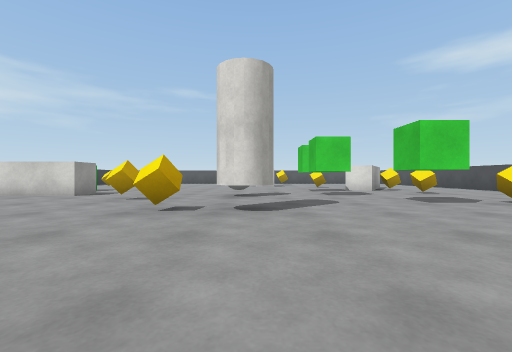
View 1 (above)

16 first-person views from a walk through a 3-D level made in the Unity game engine. The camera is 0.58 m above the floor, looks level and sees 90° across. The floor is counted in squares, 1 m on a side. Each view is taken from the middle of a square. On the plan, view 1 faces up. The plan holds only what a view shows up to about 9 squares ahead; the rest is blank. The player is left out. Surface patterns are stand-ins for the level's own textures.

View 2
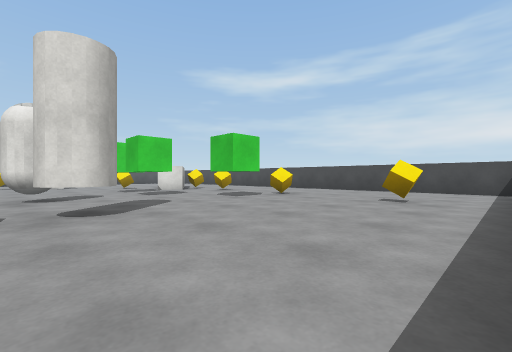

View 3
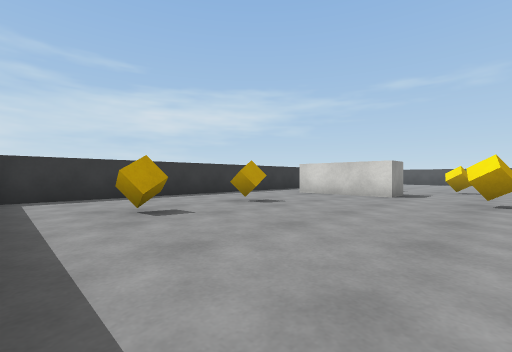

View 4
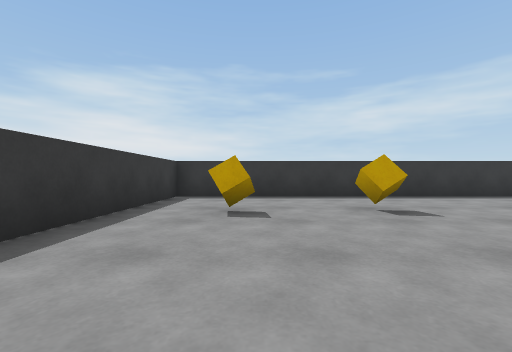

View 5
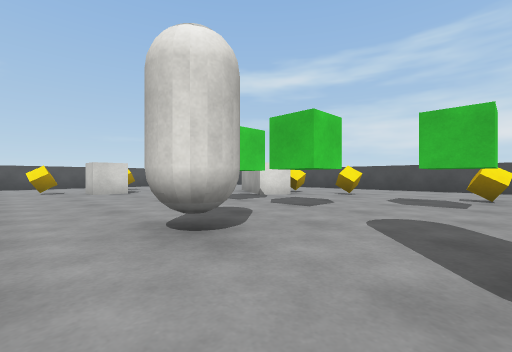

View 6
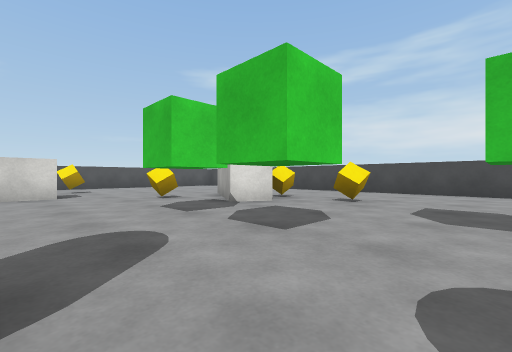

View 7
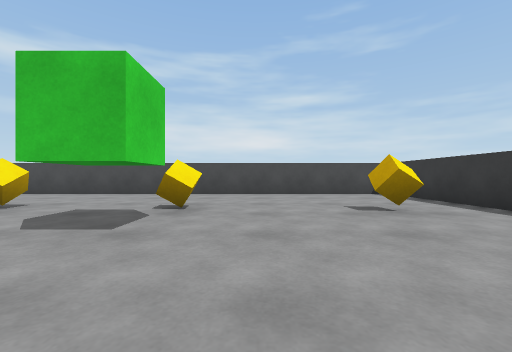

View 8
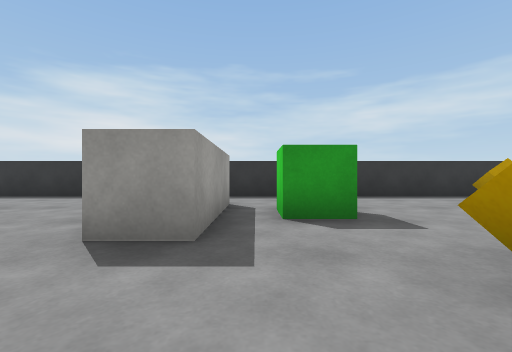

View 9
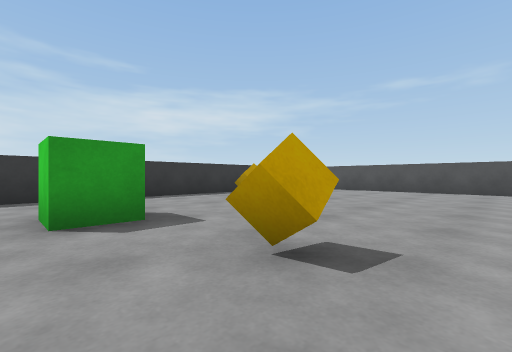

View 10
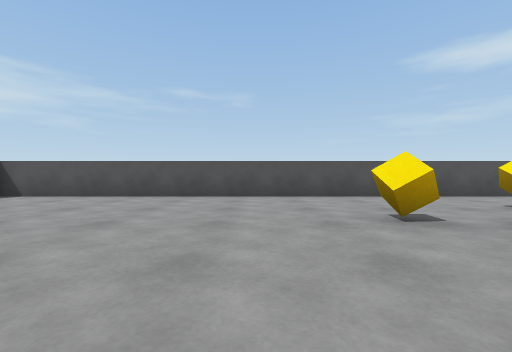

View 11
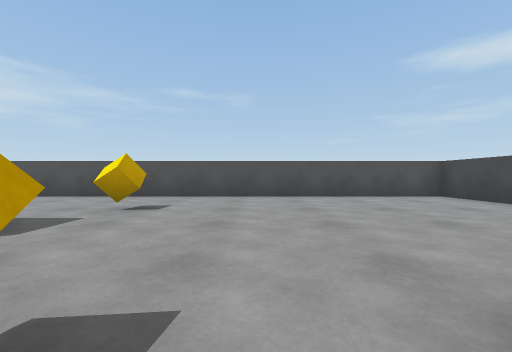

View 12
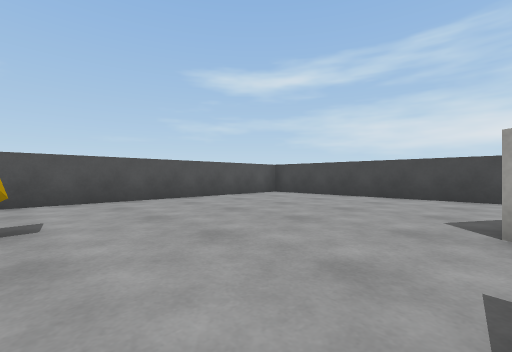

View 13
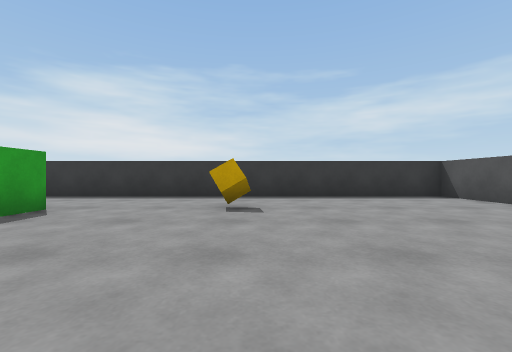

View 14
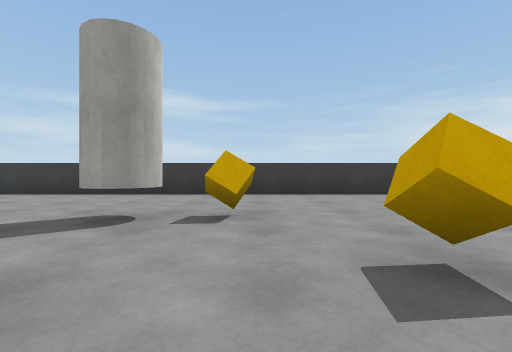

View 15
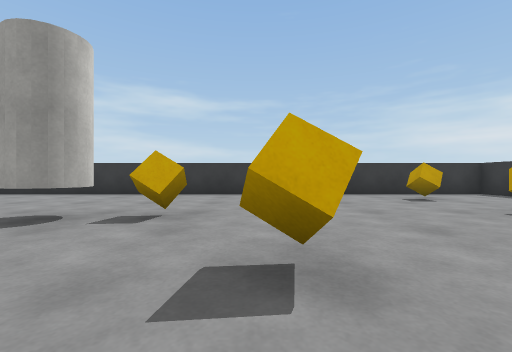

View 16
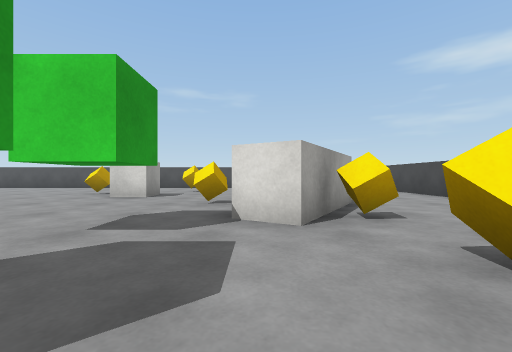

### Floor plan
Points are (right, up) in squares from view 1. A wall is a line through its corners. A room is listed if a view was taken in it or the views show most of it. See-through windows are left out.
Room 1 (views 1, 2, 3, 4, 5, 6, 7, 8, 9, 10, 11, 12, 13, 14, 15, 16)
walls: (-8.2, 8.5) (-5.3, 8.5) (-5.3, 7.5) (-8.2, 7.5); (6, 12.5) (4.5, 10) (3.7, 10.5) (5.2, 13.1); (9.3, 13.1) (9.3, 19.2) (-10.2, 19.2) (-10.2, -0.2) (8.1, -0.2); (9.3, 0) (9.3, 11.5)
objects: cube (-8, 14); cube (-7, 2); cube (-7, 4); green cube (-7, 10); cube (-4, 11); cube (-3, 6); cube (-2, 4); capsule (-1, 7) to (0, 8); cube (-1, 15); cylinder (0, 4) to (0, 5); cube (0, 14) to (1, 15); green cube (2, 8); green cube (2, 10); cube (2, 16); cube (3, 13); green cube (4, 5) to (4, 6); cube (5, 2); cube (6, 5); cube (6, 9); cube (6, 11)

Where each view was taken, in squares from view 1:
view 1: 0 up, 0 right, facing up
view 2: 0 up, 1 left, facing up-right
view 3: 0 up, 3 left, facing up-left
view 4: 2 up, 3 left, facing left
view 5: 5 up, 2 left, facing up-right
view 6: 6 up, 0 right, facing up-right
view 7: 4 up, 1 right, facing right
view 8: 9 up, 3 left, facing left
view 9: 9 up, 3 left, facing up-left
view 10: 12 up, 3 left, facing up
view 11: 12 up, 4 right, facing up
view 12: 13 up, 2 right, facing up-right
view 13: 14 up, 3 left, facing left
view 14: 8 up, 2 left, facing down
view 15: 8 up, 3 left, facing down
view 16: 7 up, 4 right, facing up
